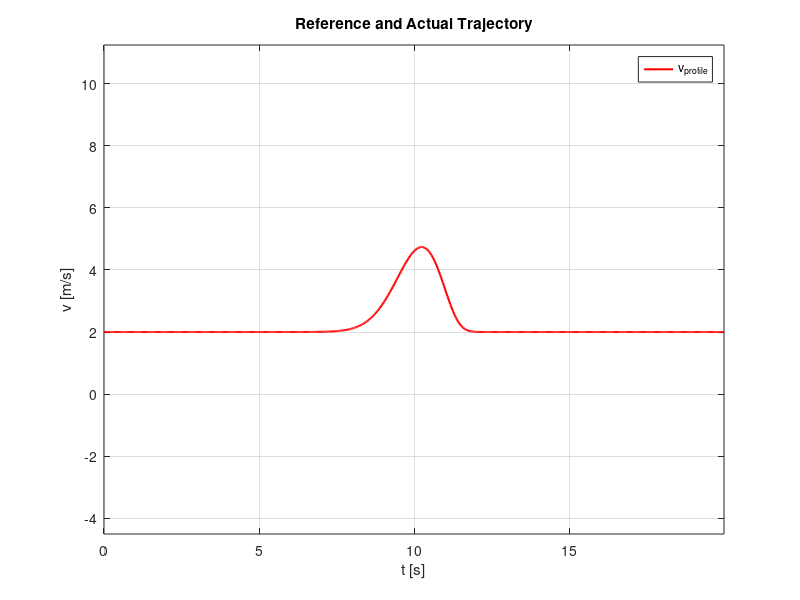

This chart was generated by the following MATLAB code: (Note: this script raises an error after producing the figure.)
% Autonomous car-pulling trailer using linear model predictive control
clear; close all; clc;

%% --- model parameters ---
tau = 0.3; lr1 = 2.9; lt1 = 1.8; m0 = 0.8;

%% sampling
dt = 0.03; umax = 0.52; umin = -umax;
%% MPC tuning
Np = 50;   % prediction horizon
Qx = diag([9.3706, 1.2718, 0.10021]);   % state weights (same ordering e_y,e_psi,e_psi_t)
Ru = 0.3821;                   % control move weight (on u_dev)
regularization = 1e-6;
u_prev = 0.0;
max_rate = 1.2;            % maximum steering rate (rad/s)
%% Reference generation
timeSpan = 20; timeStep = 0.005;
t_ref = (0:timeStep:timeSpan)';
x_a_r = t_ref * 2 * 20 / timeSpan;
Rparam = 20; alpha_l = 12; c = 10;
y_a_r = c * (exp(-log(2) * (x_a_r./Rparam).^alpha_l) - 1);

dx = gradient(x_a_r, t_ref); ddx = gradient(dx, t_ref);
dy = gradient(y_a_r, t_ref); ddy = gradient(dy, t_ref);
curvature = (dx .* ddy - dy .* ddx) ./ ((dx.^2 + dy.^2).^(3/2) + eps);
v_ref = sqrt(dx.^2 + dy.^2);
psi_ref = atan2(dy, dx);
delta_ref = atan(lr1 .* curvature);

% interpolate to control grid
t_ctrl = (0:dt:timeSpan)'; Tsim = length(t_ctrl)-1;
x_ref = interp1(t_ref, x_a_r, t_ctrl, 'linear')';
y_ref = interp1(t_ref, y_a_r, t_ctrl, 'linear')';
psi_ref_i = interp1(t_ref, psi_ref, t_ctrl, 'linear')';
delta_r_profile = interp1(t_ref, delta_ref, t_ctrl, 'linear')';
k_profile = interp1(t_ref, curvature, t_ctrl, 'linear')';
v_profile = interp1(t_ref, v_ref, t_ctrl, 'linear')';

plot(t_ctrl,v_profile, 'r-','LineWidth',1.5);
title('Reference and Actual Trajectory'); xlabel('t [s]'); ylabel('v [m/s]'); axis equal; grid on; legend('v_{profile}');

%% Check if quadprog exists
if ~exist('quadprog','file')
    error(['quadprog not found. Please install Optimization Toolbox (Add-Ons -> Get Add-Ons -> Optimization Toolbox).', ...
          ' (Or install an alternative QP solver such as OSQP for MATLAB.)']);
end

%% allocate states
% tractor states
x_act = zeros(Tsim+1,1); y_act = zeros(Tsim+1,1);
psi_act = zeros(Tsim+1,1); psi_t_act = zeros(Tsim+1,1);
delta_act = zeros(Tsim+1,1);
% trailer states
x_t_act = zeros(Tsim+1,1); y_t_act = zeros(Tsim+1,1);

% tractor and trailer initial pose
x_act(1)=0.2; y_act(1)=0.4; psi_act(1)=0.0; psi_t_act(1)=0.0; delta_act(1)=0.0;
x_t_act(1) = x_act(1) - lt1*cos(psi_t_act(1)) - m0*cos(psi_act(1));
y_t_act(1) = y_act(1) - lt1*sin(psi_t_act(1)) - m0*sin(psi_act(1));

% initial error (Frenet)
% dx0 = x_act(1) - x_ref(1); dy0 = y_act(1) - y_ref(1);
% e_x0 =  cos(psi_ref_i(1))*dx0 + sin(psi_ref_i(1))*dy0;
% e_y0 = -sin(psi_ref_i(1))*dx0 + cos(psi_ref_i(1))*dy0;
% x_err = [ e_y0; wrapToPi(psi_act(1)-psi_ref_i(1)); wrapToPi(psi_t_act(1)-psi_ref_i(1)); delta_act(1)];
[xproj_tr, yproj_tr, psi_ref_tr, k_tr_init, delta_r_tr_init, idx_tr_init] = projectRefPoint(x_act(1), y_act(1), x_ref, y_ref, psi_ref_i, k_profile, delta_r_profile);
[xproj_tl, yproj_tl, psi_ref_tl, k_tl_init, delta_r_tl_init, idx_tl_init] = projectRefPoint(x_t_act(1), y_t_act(1), x_ref, y_ref, psi_ref_i, k_profile, delta_r_profile);

dx0 = x_act(1) - xproj_tr; dy0 = y_act(1) - yproj_tr;
e_y0 = -sin(psi_ref_tr)*dx0 + cos(psi_ref_tr)*dy0;
e_psi0 = wrapToPi(psi_act(1) - psi_ref_tr);
e_psi_t0 = wrapToPi(psi_t_act(1) - psi_ref_tl);
x_err = [e_y0; e_psi0; e_psi_t0; delta_act(1)];
% keep previous projection indices to accelerate next searches (optional)
last_idx_tr = idx_tr_init;
last_idx_tl = idx_tl_init;

history_err = zeros(4, Tsim+1); history_err(:,1) = x_err;
u_hist = zeros(Tsim,1);

%% Precompute block weights
nx = 4; nu = 1; ny = 3; % output: e_y, e_psi, e_psi_t
Qbar = kron(eye(Np), Qx);
Rbar = kron(eye(Np), Ru);

%% Main MPC loop
for k = 1:Tsim
    % project tractor & trailer current positions to reference
    [xproj_tr, yproj_tr, psi_ref_tr, k_truck, delta_r_truck, last_idx_tr] = projectRefPoint(x_act(k), y_act(k), x_ref, y_ref, psi_ref_i, k_profile, delta_r_profile);
    [xproj_tl, yproj_tl, psi_ref_tl, k_trailer, delta_r_tl, last_idx_tl] = projectRefPoint(x_t_act(k), y_t_act(k), x_ref, y_ref, psi_ref_i, k_profile, delta_r_profile);

    vr = v_profile(k); % vehicle speed (still taken from profile)
    % linearize using truck curvature for tractor part and trailer curvature for trailer feedforward
    [A,B,W] = linearSys(vr, k_truck, delta_r_truck, psi_ref_tr, psi_ref_tl, m0, lr1, lt1, tau);
    [Ad, Bd, Cd, Wd] = tustin(A,B,W,dt);

    % Build prediction matrices Phi, Gamma, GammaW
    Phi = zeros(nx*Np, nx);
    Gamma = zeros(nx*Np, nu*Np);
    GammaW = zeros(nx*Np,1);
    Ad_power = eye(nx);
    
    % Build linear inequality constraints lb <= AU <= ub
    Aineq = zeros(Np+Np, nu*Np);
    
    % iterative construction
    for i = 1:Np
        Ad_power = Ad_power * Ad;       % Ad^i
        Phi((i-1)*nx+1:i*nx,:) = Ad_power;
        % Gamma blocks
        for j = 1:i
            block = Ad^(i-j) * Bd;
            Gamma((i-1)*nx+1:i*nx, (j-1)*nu+1:j*nu) = block;
        end
        % W contribution: sum_{j=0}^{i-1} Ad^j * Wd
        Wsum = zeros(nx,1);
        for j = 0:(i-1)
            Wsum = Wsum + Ad^j * Wd;
        end
        GammaW((i-1)*nx+1:i*nx) = Wsum;
    end
    
    Phi_Y = kron(eye(Np), Cd)*Phi;
    Gamma_Y  = kron(eye(Np), Cd) * Gamma;
    GammaW_Y = kron(eye(Np), Cd) * GammaW;

    % formulate QP: min_z 1/2 z'H z + f' z , z = [u_dev(0); ...; u_dev(Np-1)]
    % cost: sum_{i} x_i' Qx x_i + sum_{i} u_i' Ru u_i
%     H = 2*(Gamma' * Qbar * Gamma + Rbar) + regularization*eye(nu*Np);
%     H = (H + H')/2;   % ensure H is symmetric
%     f = 2*(Gamma' * Qbar * (Phi * x_err + GammaW));
    H = 2*(Gamma_Y' * Qbar * Gamma_Y + Rbar) + regularization*eye(nu*Np);
    H = (H + H')/2;   % ensure H is symmetric
    f = 2*(Gamma_Y' * Qbar * (Phi_Y * x_err + GammaW_Y)) - 2*Rbar * kron(ones(Np,1), delta_r_truck);
    
    % input bounds on u_dev: u_dev ∈ [umin - delta_r, umax - delta_r]
    lb = repmat(umin, Np, 1);
    ub = repmat(umax, Np, 1);
    
    % input bounds on (u-udev)
    bineq = zeros(2*Np, 1);
    
    % defining linear inequality constraints
    for i = 1:Np
        if i == 1
            Aineq(1:2,1) = [1; -1];
            bineq(1:2)   = [u_prev + max_rate*dt;
                            -u_prev + max_rate*dt];
        else
            Aineq(2*i-1:2*i, i-1:i) = [1 -1; -1 1];
            bineq(2*i-1:2*i)        = [max_rate*dt; max_rate*dt];
        end
    end

    opts = optimoptions('quadprog','Display','off','TolFun',1e-6);
    [zopt,~,exitflag] = quadprog(H, f, Aineq, bineq, [], [], lb, ub, [], opts);
    if exitflag ~= 1 && exitflag ~= 0
        % fallback to saturated LQR if QP fails
        disp('OSQP fail')
        warning('quadprog did not converge at step %d (flag=%d). Using saturated LQR fallback.', k, exitflag)
        [A_lin, B_lin, W_lin] = linearSys(vr, kappa, delta_r, m0, lr1, lt1, tau);
        Kfb = lqr(A_lin,B_lin,Qx,Ru);
        u_dev = -Kfb * x_err;
        u_cmd = min(max(u_dev + delta_r, umin), umax);
        u_cmd_sat = u_cmd;
    else
        u_opt = zopt(1:nu);  % only use first control move
        disp(u_opt)     
        u_cmd = u_opt;
        u_cmd_sat = min(max(u_cmd, umin), umax);
        % assign previous cmd   
        u_prev = u_opt;
    end
    u_hist(k) = u_cmd_sat;
    
    % propagate nonlinear states
    psi_dot = (vr * tan(delta_act(k))) / lr1;
    psi_t_dot = (vr/lt1)*sin(psi_act(k)-psi_t_act(k)) - (m0*vr/(lr1*lt1))*cos(psi_act(k)-psi_t_act(k))*tan(delta_act(k));
    delta_dot = -(delta_act(k) - u_cmd_sat) / tau;

    x_act(k+1) = x_act(k) + vr * cos(psi_act(k)) * dt;
    y_act(k+1) = y_act(k) + vr * sin(psi_act(k)) * dt;
    psi_act(k+1) = psi_act(k) + psi_dot * dt;
    psi_t_act(k+1) = psi_t_act(k) + psi_t_dot * dt;
    delta_act(k+1) = delta_act(k) + delta_dot * dt;
    
    % calculate the trailer position
    x_t_act(k+1) = x_act(k+1) - lr1*cos(psi_t_act(k+1)) - m0*cos(psi_act(k+1));
    y_t_act(k+1) = y_act(k+1) - lr1*sin(psi_t_act(k+1)) - m0*sin(psi_act(k+1));

    % update error (Frenet) at next timestep
    % project new positions (tractor & trailer) onto reference
    [xproj_tr_p, yproj_tr_p, psi_ref_tr_p, ~, ~, last_idx_tr] = projectRefPoint(x_act(k+1), y_act(k+1), x_ref, y_ref, psi_ref_i, k_profile, delta_r_profile);
    [xproj_tl_p, yproj_tl_p, psi_ref_tl_p, ~, ~, last_idx_tl] = projectRefPoint(x_t_act(k+1), y_t_act(k+1), x_ref, y_ref, psi_ref_i, k_profile, delta_r_profile);

    dxp = x_act(k+1) - xproj_tr_p; dyp = y_act(k+1) - yproj_tr_p;
    e_y = -sin(psi_ref_tr_p)*dxp + cos(psi_ref_tr_p)*dyp;
    e_psi = wrapToPi(psi_act(k+1) - psi_ref_tr_p);
    e_psi_t = wrapToPi(psi_t_act(k+1) - psi_ref_tl_p);

    x_err = [e_y; e_psi; e_psi_t; delta_act(k+1)];
    history_err(:, k+1) = x_err;

end

%% tractor-trailer trajectory tracking animation

% figure; hold on; axis equal; grid on; title('Tractor and trailer tracking animation'); xlabel('x [m]'); ylabel('y [m]');
% for k = 1:Tsim
%     plot(x_act(1:k), y_act(1:k), 'b-', x_t_act(1:k), y_t_act(1:k), 'r-', 'LineWidth', 1.5);
%     plot(x_ref, y_ref, 'k--', 'LineWidth', 1.5);
%     legend('tractor','trailer','ref');
%     drawnow; pause(0.01);
% end
%% tractor-trailer trajectory tracking animation
figure; hold on; axis equal; grid on;
title('Tractor and trailer tracking animation'); 
xlabel('x [m]'); ylabel('y [m]');

% kích thước xe
L_tr = 2.9; W_tr = 2.0;
L_t  = 1.8; W_t = 2.0;

for k = 1:10:Tsim
    cla;
    % reference
    plot(x_ref, y_ref, 'k--', 'LineWidth', 1.5); hold on;
    
    % plot trajectory 
    plot(x_act(1:k), y_act(1:k), 'b-', 'LineWidth', 1.2);
    plot(x_t_act(1:k), y_t_act(1:k), 'r-', 'LineWidth', 1.2);

    % tractor
    tractor_corners = rectangleCorners(x_act(k), y_act(k), psi_act(k), L_tr, W_tr);
    fill(tractor_corners(1,:), tractor_corners(2,:), 'b', 'FaceAlpha',0.3);

    % trailer
    trailer_corners = rectangleCorners(x_t_act(k), y_t_act(k), psi_t_act(k), L_t, W_t);
    fill(trailer_corners(1,:), trailer_corners(2,:), 'r', 'FaceAlpha',0.3);

    % draw hitch line
    hitch_tractor = [x_act(k) - m0*cos(psi_act(k));
                     y_act(k) - m0*sin(psi_act(k))];
    hitch_trailer = [x_t_act(k) + lt1*cos(psi_t_act(k));
                     y_t_act(k) + lt1*sin(psi_t_act(k))];
    plot([hitch_tractor(1), hitch_trailer(1)], ...
         [hitch_tractor(2), hitch_trailer(2)], 'k-', 'LineWidth',2);

    legend('ref','tractor path','trailer path','tractor','trailer','hitch');
    drawnow;
end

%% Plot results
figure('Units','normalized','Position',[0.05 0.05 0.9 0.8]);
subplot(2,2,1);
plot(x_ref, y_ref, 'k--','LineWidth',1.5); hold on; 
plot(x_act,y_act,'b-','LineWidth',1.2); hold on; 
plot(x_t_act, y_t_act, 'r-','LineWidth',1.5);
title('Reference and Actual Trajectory'); xlabel('x [m]'); ylabel('y [m]'); axis equal; grid on; legend('ref','tractor','trailer');

subplot(2,2,2);
plot(t_ctrl, history_err(1,:), 'LineWidth',1.5);
title('Tractor lateral error [m]'); xlabel('t [s]'); ylabel('y [m]'); grid on; legend('e_{y}');

subplot(2,2,3);
plot(t_ctrl, history_err(2,:), 'LineWidth',1.5); hold on; plot(t_ctrl, history_err(3,:),'--','LineWidth',1.5);
title('Tractor and trailer yaw error [rad]'); xlabel('t [s]'); ylabel('rad'); grid on; legend('e_\psi','e_{\psi_t}');

subplot(2,2,4);
hold on
plot(t_ctrl(1:end-1), u_hist, 'LineWidth',1.5);
plot(t_ctrl(1:end-1), umax*ones(size(t_ctrl(1:end-1))), 'r--', 'LineWidth', 1.5);
plot(t_ctrl(1:end-1), umin*ones(size(t_ctrl(1:end-1))), 'r--', 'LineWidth', 1.5);
title('Steering control command [rad]'); xlabel('t [s]'); ylabel('rad'); legend('u_{cmd}','u_{max}','u_{min}'); grid on;

%% --- helper functions ---
function [A, B, W] = linearSys(vr, k, delta_r, psi_ref, psi_t_ref, m0, lr1, lt1, tau)
    % util variables
    cos_delta_squared = cos(delta_r)^2;
    delta_yaw = psi_ref - psi_t_ref;
    e_psi_term = cos(delta_yaw) + (m0/lr1)*sin(delta_yaw)*tan(delta_r);
    e1 = (2*vr/lt1)*e_psi_term;
    
    A = [0, vr    , 0      , 0;
         0, 0     , 0      , vr/(lr1*cos_delta_squared);
         0, e1    , -e1    , -m0*vr*cos(delta_yaw)/(lr1*lt1*cos_delta_squared);
         0, 0     , 0      , -1/tau];
    B = [0;0;0;1/tau];
    w1 = (vr/lr1)*(tan(delta_r) - delta_r/cos_delta_squared);
    W = [0; -k*vr + w1; 0; 0];
end

function [Ad, Bd, Cd, Wd] = tustin(A,B,W,dt)
    I = eye(size(A));
    Ad = (I - 0.5*dt*A) \ (I + 0.5*dt*A);
    Bd = (I - 0.5*dt*A) \ (B * dt);
    Cd = [1, 0, 0, 0;
          0, 1, 0, 0;
          0, 0, 1, 0];
    Wd = (I - 0.5*dt*A) \ (W * dt);
end

% function [xproj, yproj, psi_interp, kappa_interp, delta_interp, idx] = projectRefPoint(xv, yv, x_ref, y_ref, psi_ref_arr, kappa_arr, delta_arr)
%     % Project point (xv,yv) onto polyline given by (x_ref,y_ref).
%     % Returns projected point coords, interpolated psi (wrapped), kappa, delta, and base index.
%     d2 = (x_ref - xv).^2 + (y_ref - yv).^2;
%     [~, idx0] = min(d2);
%     N = numel(x_ref);
%     % choose neighbouring point to form a segment
%     if idx0 < N
%         i1 = idx0; i2 = idx0+1;
%     else
%         i1 = idx0-1; i2 = idx0;
%     end
%     p1 = [x_ref(i1); y_ref(i1)];
%     p2 = [x_ref(i2); y_ref(i2)];
%     v = p2 - p1;
%     if norm(v) < 1e-8
%         tproj = 0;
%     else
%         tproj = dot([xv; yv] - p1, v) / dot(v, v);
%         tproj = min(max(tproj, 0), 1);
%     end
%     proj = p1 + tproj * v;
%     xproj = proj(1); yproj = proj(2);
%     % interpolate psi carefully (shortest angle)
%     psi1 = psi_ref_arr(i1); psi2 = psi_ref_arr(i2);
%     dpsi = wrapToPi(psi2 - psi1);
%     psi_interp = wrapToPi(psi1 + tproj * dpsi);
%     kappa_interp = (1-tproj)*kappa_arr(i1) + tproj*kappa_arr(i2);
%     delta_interp = (1-tproj)*delta_arr(i1) + tproj*delta_arr(i2);
%     idx = i1;
% end


function corners = rectangleCorners(xc, yc, psi, L, W)
    % local coordinates (centered at vehicle center)
    corners_local = [ L/2,  W/2;
                      L/2, -W/2;
                     -L/2, -W/2;
                     -L/2,  W/2]';
    R = [cos(psi), -sin(psi);
         sin(psi),  cos(psi)];
    corners = R * corners_local + [xc; yc];
end
